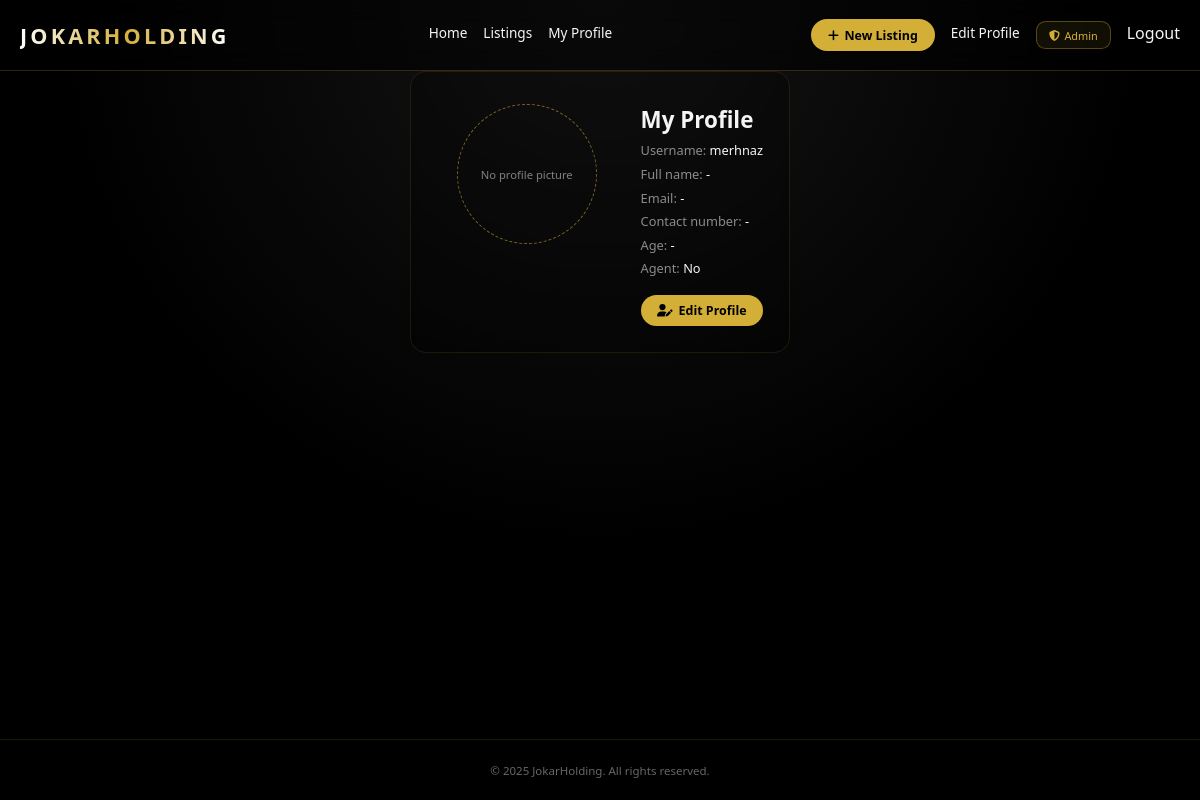
Screenshot of /account/profile/ (signed in) with the database file from the repository.
### account/models.py (models this page shows, shortened)
class CustomUser(AbstractUser):
    age          = models.PositiveIntegerField(null=True, blank=True)
    is_agent     = models.BooleanField(default=False)
    agency_name  = models.CharField(max_length=255, null=True, blank=True)
    phone_number = models.CharField(max_length=20, null=True, blank=True)
    avatar       = models.ImageField(upload_to='avatars/', blank=True, null=True)

### account/views.py (the view)
# urls.py: path("profile/", ProfileView.as_view(), name="profile"),
class ProfileView(LoginRequiredMixin, TemplateView):
    template_name = "account/profile.html"

### account/templates/account/profile.html (shortened to what this page needs)
{% extends "_base.html" %}
{% block content %}
<div class="profile-shell">
  <div class="profile-avatar">
    {% if user.avatar %}
      <img src="{{ user.avatar.url }}" alt="Avatar">
    {% else %}
      <div class="avatar-placeholder">No profile picture</div>
    {% endif %}
  </div>
  <div class="profile-meta">
    <h1>My Profile</h1>
    <ul class="profile-list">
      <li><span>Username:</span> {{ user.username }}</li>
      <li><span>Full name:</span> {{ user.get_full_name|default:"-" }}</li>
      <li><span>Email:</span> {{ user.email|default:"-" }}</li>
      <li><span>Contact number:</span> {{ user.phone_number|default:"-" }}</li>
      <li><span>Age:</span> {{ user.age|default:"-" }}</li>
      <li><span>Agent:</span> {{ user.is_agent|yesno:"Yes,No" }}</li>
    </ul>
    <a href="{% url 'profile_edit' %}" class="btn-gold">
      <i class="fas fa-user-edit"></i> Edit Profile
    </a>
  </div>
</div>
{% endblock %}

### templates/_base.html (style rules this page uses)
:root { --gold:#d4af37;--text:#f5f5f5;--max:1200px;--trans:.25s ease }
* { margin:0;padding:0;box-sizing:border-box }
body { background:radial-gradient(circle at top,#151515 0%,#000 55%,#000 100%);color:var(--text);font-family:Montserrat,system-ui,-apple-system,BlinkMacSystemFont,"Segoe UI",sans-serif;min-height:100vh;display:flex;flex-direction:column }
a { text-decoration:none;color:inherit }
.btn-gold { background:var(--gold);color:#000;padding:.45rem 1.05rem;border-radius:999px;font-weight:600;font-size:.78rem;display:inline-flex;gap:.35rem;align-items:center;transition:transform var(--trans),box-shadow var(--trans);border:0;cursor:pointer }

### account/templates/account/profile.html (style rules this page uses)
.profile-shell { max-width: 720px; margin: 0 auto; background: rgba(0,0,0,.25); border: 1px solid rgba(212,175,55,.12); border-radius: 1rem; padding: 2rem 1.6rem 1.6rem; display: grid; grid-template-columns: 180px 1fr; gap: 1.5rem; backdrop-filter: blur(4px); }
.profile-avatar { display: flex; flex-direction: column; align-items: center; gap: .6rem; }
.avatar-placeholder { width: 140px; height: 140px; border-radius: 50%; border: 1px dashed rgba(212,175,55,.55); display: grid; place-items: center; color: rgba(245,245,245,.5); font-size: .7rem; text-align: center; padding: .5rem; }
.profile-meta h1 { font-size: 1.4rem; margin-bottom: .4rem; }
.profile-list { list-style: none; display: grid; gap: .35rem; margin-bottom: 1.1rem; font-size: .8rem; }
.profile-list li span { color: rgba(245,245,245,.55); }

### rows the page displays
CustomUser: username "merhnaz", get_full_name "-", email "-", phone_number "-", age "-", is_agent "No"
